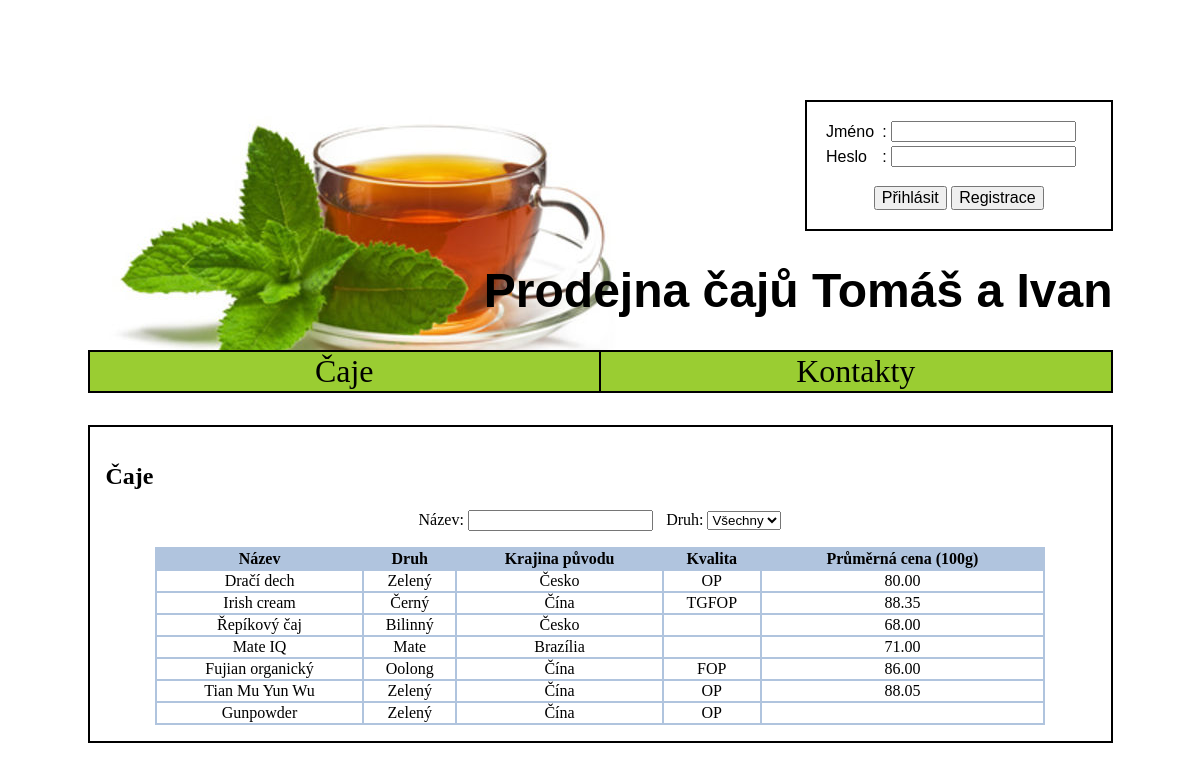
The app's page /caje.php with its own data.
### tables this page shows
create table Caj(
  pk INT NOT NULL AUTO_INCREMENT,
  nazov VARCHAR(50) NOT NULL,
  druh VARCHAR(50),
  krajinaPovodu VARCHAR(50),
  kvalita VARCHAR(5),
  chut VARCHAR(500),
  dobaLuhovania NUMERIC(2, 0),
  zdravotneUcinky VARCHAR(500),
  cajovaoblast_pk INT,
  dodavatel_pk INT NOT NULL,
  PRIMARY KEY(pk)
);

### loginDetection.php (called while the page is built, shortened)
<?php
    $userLogedIn = isset($_COOKIE['logged']);
?>

### caje.php (the view, shortened to what this page needs)
<!DOCTYPE HTML PUBLIC "-//W3C//DTD HTML 4.01 Transitional//EN">
<html>
<head>
<link rel="stylesheet" href="style.css" type="text/css" >
</head>
<body>
    <?php
        require_once 'mainInit.php';
    ?>
    <div id="main">
        <?php require_once 'header.php' ?>
        <?php require_once 'menu.php' ?>
        <div id="content">
            <h2>Čaje</h2>
            <div id="filter">
            <?php
            $types = array();
            array_push($types, "");
            $result = $db->query('SELECT * FROM Caj');
            while($row = $result->fetch_assoc()) {
                $type = $row['druh'];
                if (!in_array($type, $types))
                    array_push($types, $type);
            }
            echo 'Název: <input type="text" id="nameFilter" oninput="filter()">';
            echo 'Druh: <select id="typeFilter" onchange="filter()">';
            foreach ($types as $type)
            {
                echo '<option value="' . $type . '">' . (empty($type) ? 'Všechny' : $type) . '</option>';
            }
            echo '</select>';
            ?>
            </div>
            <table id="teaTable">
                <tr>
                    <th>Název</th>
                    <th>Druh</th>
                    <th>Krajina původu</th>
                    <th>Kvalita</th>
                    <th>Průměrná cena (100g)</th>
                </tr>
                <?php
                    $result = $db->query('SELECT c.*, ROUND(AVG(v.cena * (1 - v.zlava)), 2) as cena FROM Caj AS c LEFT JOIN Varka AS v ON c.pk = v.caj_pk GROUP BY c.pk');
                    while($row = $result->fetch_assoc()) {
                        echo '<tr class="teaTableRow" onmouseover=\'changeRowColor(this, true)\' onmouseout=\'changeRowColor(this, false)\' onclick=\'showTea("caj.php?id=' . $row['pk'] . '")\'>';
                        echo '<td>' . $row['nazov'] . '</td>';
                        echo '<td>' . $row['druh'] . '</td>';
                        echo '<td>' . $row['krajinaPovodu'] . '</td>';
                        echo '<td>' . $row['kvalita'] . '</td>';
                        echo '<td>' . $row['cena'] . '</td>';
                        echo '</tr>';
                    }
                ?>
            </table>
        </div>
    </div>
</body>
</html>

### header.php (shortened to what this page needs)
<div id="header">
    <?php
    require_once 'loginDetection.php';
    if ($userLogedIn) { ?>
    <script>
        function index()
        {
            document.location.href= '<?php echo $web_home . 'index.php' ?>';
        }
    </script>
    <table class="login">
        <form name="login" method="POST" action="logout.php">
            <?php if($username != "admin"){ ?>
            <tr>
                <td class="label">Přihlášen jako:</td>
            </tr>
            <tr>
                <td class="name"><?php echo $nameSurname . ' (' . $username . ')' ?></td>
            </tr>
            <?php } else { ?>
            <tr>
                <td class="name">Vítejte v administračním systému</td>
            </tr>
            <br />
            <?php } ?>
            <tr>
                <td class="button"><input type="submit" name="login" value="Odhlásit" style="font-size:1em; font-family: Impact, Charcoal, sans-serif" /></td>
            </tr>
        </form>
    </table>
    <?php } else {?>
        <table class="login">
            <form name="login" method="POST" action="login.php">
                <tr>
                    <td class="label">Jméno</td>
                    <td class="label">:</td>
                    <td><input type="text" name="username" value=""
                    <?php
                        if (array_key_exists('wrong_nick_or_psw', $_SESSION))
                        {
                            if ($_SESSION["wrong_nick_or_psw"])
                            {
                                echo 'placeholder="Jméno"';
                            }
                        }
                    ?>
                    />
                    </td>
                </tr>
                <tr>
                    <td class="label">Heslo</td>
                    <td class="label">:</td>
                    <td><input type="password" name="password" value=""
                    <?php
                        if (array_key_exists('wrong_nick_or_psw', $_SESSION))
                        {
                            if ($_SESSION["wrong_nick_or_psw"])
                            {
                                echo 'placeholder="Heslo"';
                            }
                        }
                    ?>
                    />
                    </td>
                </tr>
                <tr>
                    <td colspan="3" class="button">
                        <input type="submit" name="login" value="Přihlásit" style="font-size:1em; font-family: Impact, Charcoal, sans-serif" />
                        <input type="button" onClick="<?php echo 'javascript:location.href = \'' . $web_home . 'registration.php\'' ?>" value="Registrace" style="font-size:1em; font-family: Impact, Charcoal, sans-serif" />
                    </td>
                </tr>
            </form>
        </table>
    <?php } ?>
    <h1><a href="index.php">Prodejna čajů Tomáš a Ivan</a></h1>
</div>

### menu.php (shortened to what this page needs)
<div id="menu">
    <table>
        <tr>
            <td><a href="caje.php">Čaje</a></td>
            <td><a href="contacts.php">Kontakty</a></td>
        </tr>
    </table>
</div>

### style.css (style rules this page uses)
body { text-align: center; }
#main { text-align: left; width: 1025px; margin: auto; background-color: white; }
#header { text-align: right; margin-top: 100px; width: 100%; height: 250px; background-image: url('obrazky/caj.jpg'); background-repeat: no-repeat; }
#header table.login { margin-left: auto; margin-bottom: auto; border: 2px solid black; padding: 1em 1em 1em 1em; width: 30%; }
#header td.label { white-space: pre-wrap; font-family: Impact, Charcoal, sans-serif; }
#header td.button { padding-top: 1em; text-align: center; font-family: Impact, Charcoal, sans-serif; font-size: 1em; }
#menu { width: 100%; text-align: center; }
#menu table { table-layout: fixed; padding: 0px; width: 100%; background-color: black; margin-bottom: 5px; }
#menu td { text-align: center; background-color: yellowgreen; cursor: default; color: black; font-size: 2em; }
#menu a { display: block; height: 100%; width: 100%; color: black; text-decoration: none; cursor: default; }
#content { margin-top: 2em; padding: 1em; border: 2px solid black; }
h1 { text-align: right; font-size: 3em; font-family: Impact, Charcoal, sans-serif; }
h1 a { color: black; text-decoration: none; }
#teaTable { margin-left: auto; margin-right: auto; width: 90%; background-color: #b0c4de; }
#teaTable td { cursor: default; }
.teaTableRow { background-color: #ffffff; }
.teaTableRow td { text-align: center; cursor: default; }
#nameFilter { margin-right: 1em; }
#filter { width: 100%; text-align: center; padding-bottom: 1em; }

### records on screen
caj: nazov "Dračí dech", druh "Zelený", krajinaPovodu "Česko", kvalita "OP", cena "80.00"
caj: nazov "Irish cream", druh "Černý", krajinaPovodu "Čína", kvalita "TGFOP", cena "88.35"
caj: nazov "Řepíkový čaj", druh "Bilinný", krajinaPovodu "Česko", cena "68.00"
caj: nazov "Mate IQ", druh "Mate", krajinaPovodu "Brazília", cena "71.00"
caj: nazov "Fujian organický", druh "Oolong", krajinaPovodu "Čína", kvalita "FOP", cena "86.00"
caj: nazov "Tian Mu Yun Wu", druh "Zelený", krajinaPovodu "Čína", kvalita "OP", cena "88.05"
caj: nazov "Gunpowder", druh "Zelený", krajinaPovodu "Čína", kvalita "OP"
